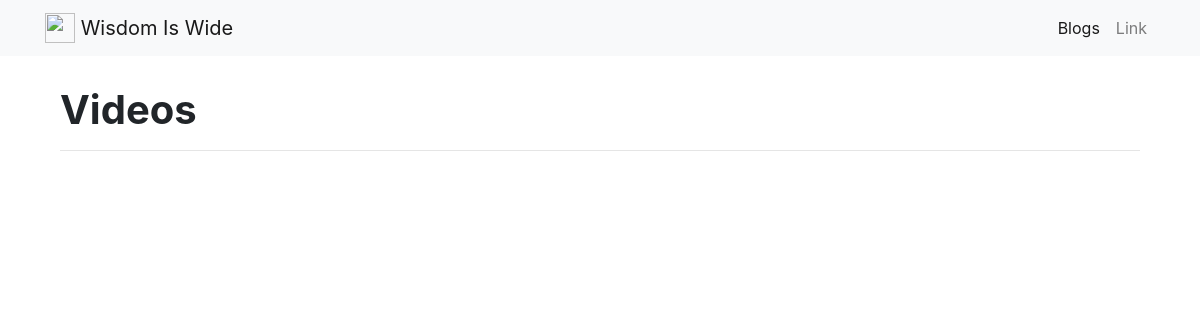
Before: / with the older database file.
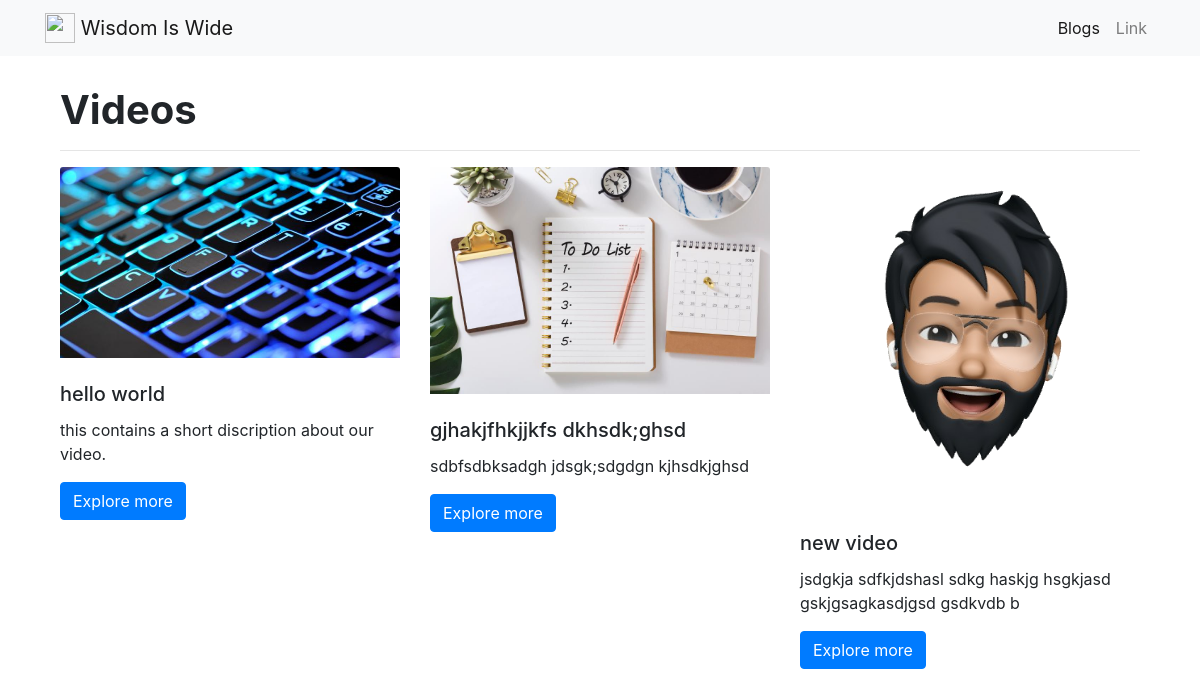
After: the same page with the newer database file.
### home/models.py (models this page shows, shortened)
class Video(models.Model):
    title = models.CharField(max_length=100)
    description = models.CharField(max_length=250)
    url = models.URLField()
    img = models.ImageField(upload_to="home/thumbnails/")
    date = models.DateField()
    content = models.TextField()

### home/views.py (the view)
# urls.py: path("", views.home, name="home"),
def home(request):
    data = Video.objects.all()
    return render(request, "home/home.html", {
        "videos": data
    })

### home/templates/home/home.html
{% extends "home/base.html" %}
{% load static %}
{% block body %}
<h1 style="font-weight: bold;">
    Videos
</h1>
<hr>
<div class="row">
    {% for video in videos %}
    <div class="col-lg-4 col-md-6">
        <a href="{{ video.url }}" target="_blank">
            <img src="{{ video.img.url }}" class="card-img-top" alt="...">
        </a>
        <br><br>
        <h5 class="card-title">{{ video.title|truncatechars:30 }}</h5>
        <p class="card-text">{{ video.description|truncatechars:100 }}</p>
        <a href="{% url 'blogs:blog' video.id %}" class="btn btn-primary">Explore more</a>
        <br><br>
    </div>
    {% endfor %}
</div>
</div>
{% endblock %}

### home/templates/home/base.html (shortened to what this page needs)
{% load static %}
<!doctype html>
<html lang="en">
<head>
    <link rel="stylesheet" href="https://stackpath.bootstrapcdn.com/bootstrap/4.5.0/css/bootstrap.min.css"
>
</head>
<body>
    <nav class="navbar navbar-expand-lg navbar-light bg-light">
        <div class="container">
            <a class="navbar-brand" href="{% url 'home:home' %}">
                <img src="/docs/4.5/assets/brand/bootstrap-solid.svg" width="30" height="30"
                    class="d-inline-block align-top" alt="" loading="lazy">
                Wisdom Is Wide
            </a>
            <div class="collapse navbar-collapse text-center" id="navbarSupportedContent">
                <ul class="navbar-nav ml-auto">
                    <li class="nav-item active">
                        <a class="nav-link" href="{% url 'blogs:blogs' %}">Blogs</a>
                    </li>
                    <li class="nav-item">
                        <a class="nav-link" href="#">Link</a>
                    </li>
                </ul>
            </div>
        </div>
    </nav>
    <div class="container" style="padding: 30px;">
        {% block body %}
        {% endblock %}
</body>
</html>

Changed rows visible on the page:
added Video: img (picture), title "hello world", description "this contains a short discription about our video."
added Video: img (picture), title "gjhakjfhkjjkfs dkhsdk;ghsd", description "sdbfsdbksadgh jdsgk;sdgdgn kjhsdkjghsd"
added Video: img (picture), title "new video", description "jsdgkja sdfkjdshasl sdkg haskjg hsgkjasd gskjgsagkasdjgsd gsdkvdb b"
